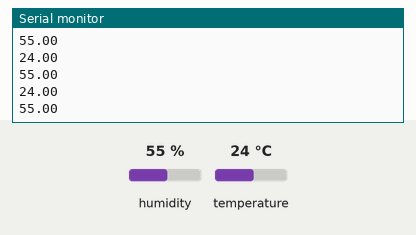
Simulated run of this sketch. Board: Arduino Uno, built with avr-gcc and run on an emulated ATmega328P. On the bench: the last lines printed to the serial monitor. The test bench sets the inputs (shaded band); at power-on: humidity 55 %, temperature 24 °C. Storage starts empty.

Above: at 2.9 s.
3.0 s: humidity set to 22 %
At 4.5 s:
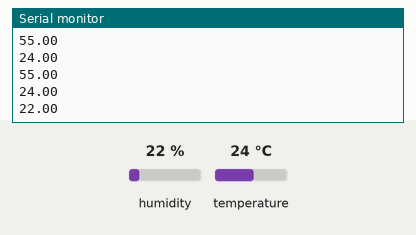
5.7 s: temperature set to 12 °C
At 6.6 s:
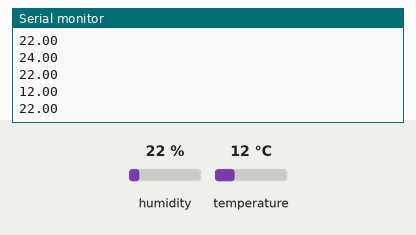
8.4 s: humidity set to 40 %
At 10.8 s:
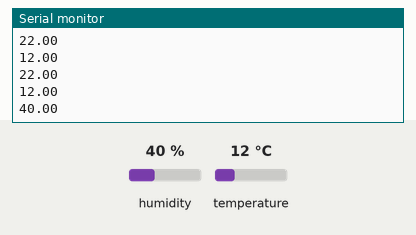
Timing chart, 0 to 12.3 s (numbered marks = the images above; inputs shaded):
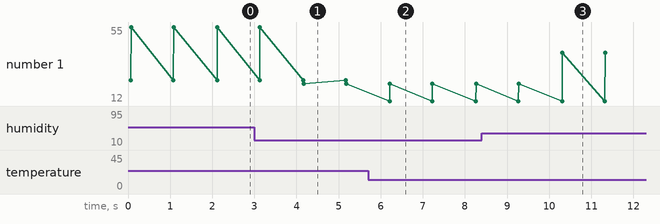

The sketch:

Data_acquisition.ino
```cpp
/*
  This program is a SD card that can read up to 200 values of temperature and humidity.

MOSI = pin 11;
MISO = pin 12;
CLK = pin 13;
8CS = pin 10;
*/
                          //SD card pins and library codes
#include <SPI.h>
#include <SD.h>
const int chipSelect = 10;
File myFile;
                          //DHT 11 library and pin
#include "DHT.h"
#define DHTTYPE DHT11
int DHTPin = 6;
DHT dht(DHTPin, DHTTYPE);
float Temperature;
float Humidity;

void setup() {
                         // Open serial communications and wait for port to open:
  Serial.begin(9600);
  pinMode(DHTPin, INPUT);
  dht.begin();
  Initialize_SDcard();

}

void loop() {
  Write_SDcard();
  Read_TempHum();
  delay(1000);           // Wait for 1 sec
}
  void Read_TempHum(){   //showing the temperature and humidity in serial monitor
  Temperature = dht.readTemperature();
  Humidity = dht.readHumidity();
  Serial.println(Temperature);
  Serial.println(Humidity);
}
  void Initialize_SDcard()
{
  if (!SD.begin(chipSelect))
  {
    Serial.println("Card failed, or not present");
    return;
   }
  File dataFile = SD.open("LoggerCD.txt", FILE_WRITE);
  if (dataFile)
  {
    dataFile.println("Temperature,Humidity"); //Write the first row of the excel file
    dataFile.close();
   }
}
void Write_SDcard()
{
  File dataFile = SD.open("LoggerCD.txt", FILE_WRITE);
  if (dataFile)
  {
    dataFile.print(Temperature); //Store date on SD card
    dataFile.print(","); //Move to next column using a ","
    dataFile.print(Humidity); //Store date on SD card
    dataFile.print(","); //Move to next column using a ","
    dataFile.println(); //End of Row move to next row
    dataFile.close(); //Close the file
   }
  else
   Serial.println("SD card writing failed");
}
```

Measured:
- after the input at 3.0 s, the serial monitor: prints a new line after 1.2 s (image 1)
- after the input at 5.7 s, the serial monitor: prints a new line after 0.51 s (image 2)
- after the input at 8.4 s, the serial monitor: prints a new line after 1.9 s (image 3)
- plotted number 1: 55 → 22 after the input at 3.0 s, 22 → 40 after the input at 8.4 s
